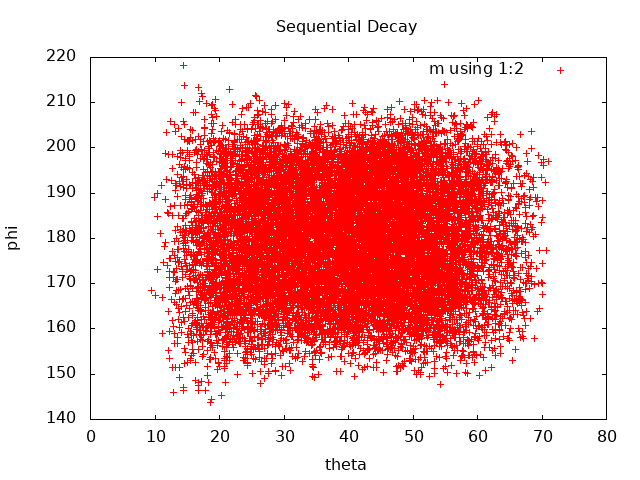

Here is the gnuplot script that generated this plot:
# theta_phi_seq.plt
#set terminal png
set terminal x11 0
#set output "theta_phi_seq.png"
set title "Sequential Decay"
#set nokey
#set grid
set xlabel "theta"
set ylabel "phi"
m="theta_phi_seq.txt"
plot m using 1:2 with points lc rgb "red"
